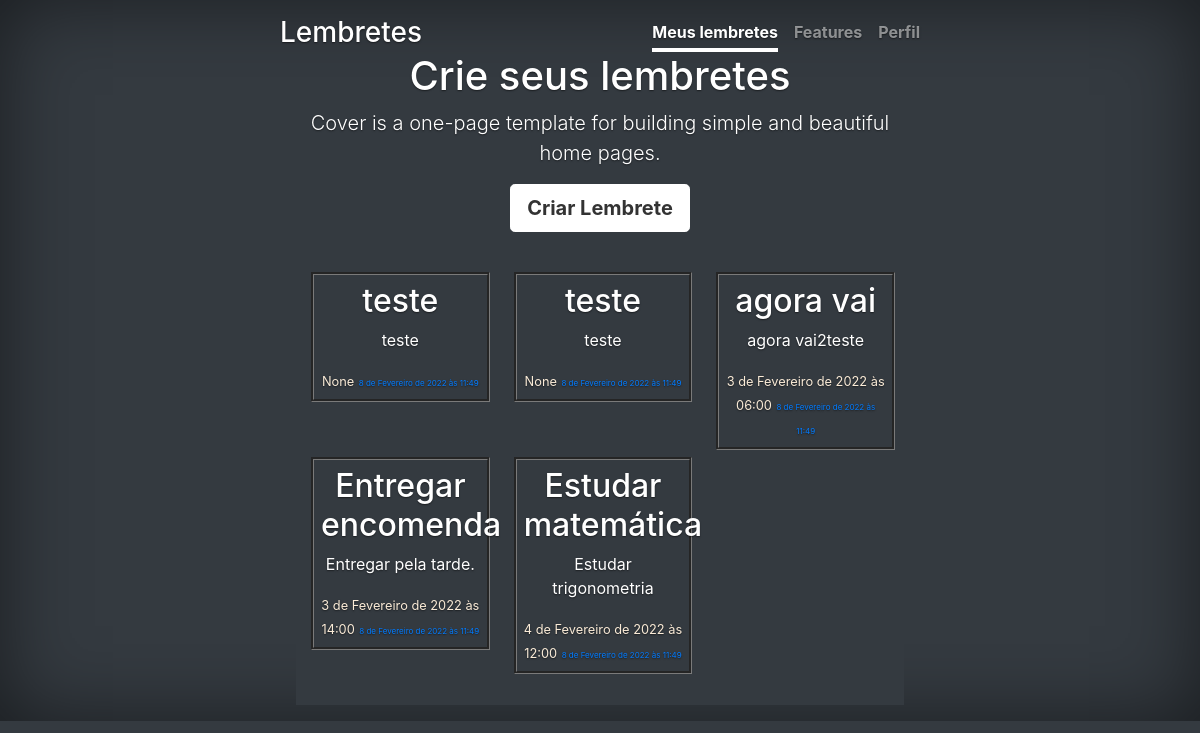
The app's page /, older data.
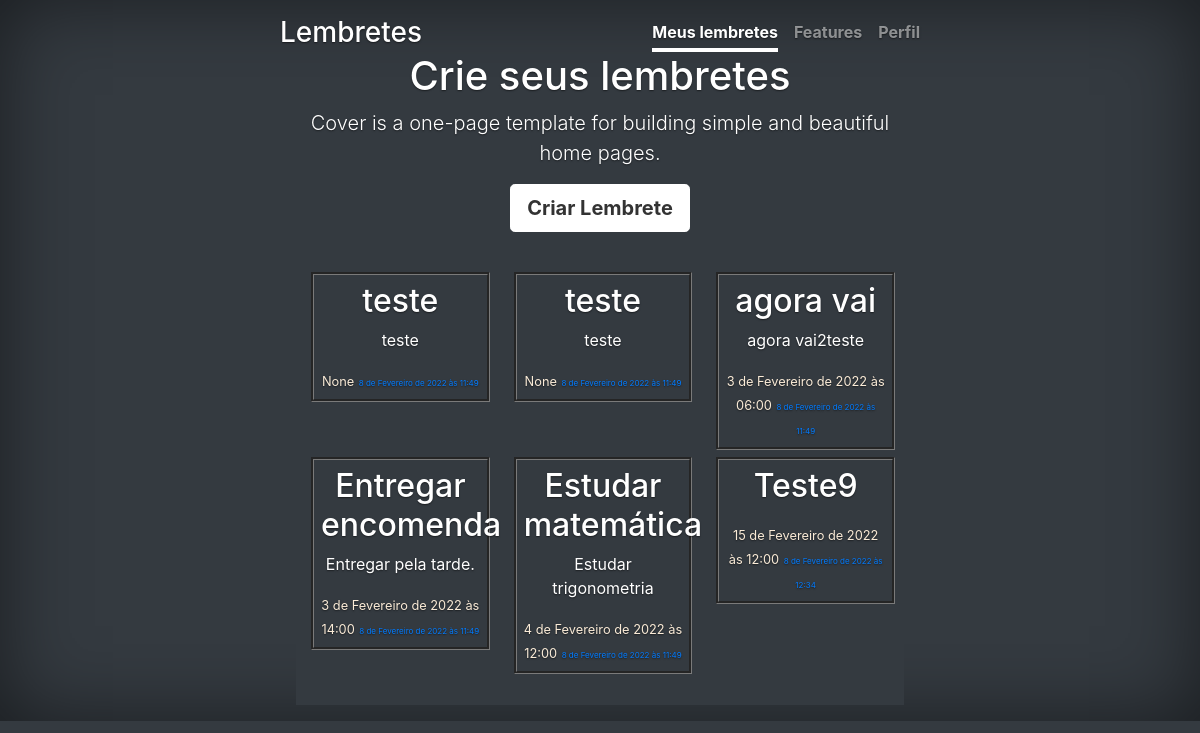
The same page, newer data.
### lembretes/models.py (models this page shows, shortened)
class Lembrete (models.Model):
    nome = models.CharField(max_length=180)
    descricao = models.CharField(verbose_name='Descrição',max_length=300, blank=True)
    data_lembrete = models.DateTimeField(verbose_name='Data do Lembrete', null=True)
    data_criacao = models.DateTimeField('Data de Criação', auto_now_add=True, null=True, editable=False)
    file = models.FileField(upload_to="media/", null=True, blank=True)
    concluido = models.BooleanField('Concluído',default=False)
    usuario = models.ForeignKey(User,on_delete=models.CASCADE, null=True)
    class Meta:
        db_table = 'lembrete'

### lembretes/views.py (the view)
# urls.py: 2. Add a URL to urlpatterns:  path('', views.home, name='home')
def home(request):
    lembrete = Lembrete.objects.all()
    lembrete = {
        'lembrete': lembrete
    }
    return render(request, "home.html", lembrete)

### lembretes/templates/home.html (shortened to what this page needs)
{% load static %}
<!DOCTYPE html>
<html lang="pt-BR">
  <head>
    <link href="https://cdn.jsdelivr.net/npm/bootstrap@5.1.3/dist/css/bootstrap.min.css" rel="stylesheet">
<link href="/docs/5.1/dist/css/bootstrap.min.css" rel="stylesheet">
    <link href="{% static './css/cover.css' %}" rel="stylesheet">
    <link href="{% static './css/style.css' %}" rel="stylesheet">
  </head>
  <body class="d-flex h-100 text-center text-white bg-dark">
    <div class="cover-container d-flex w-100 h-100 p-3 mx-auto flex-column">
      <header class="mb-auto">
        <div>
          <h3 class="float-md-start mb-0">Lembretes</h3>
          <nav class="nav nav-masthead justify-content-center float-md-end">
            <a class="nav-link active" aria-current="page" href="{%url 'home'%}">Meus lembretes</a>
            <a class="nav-link" href="#">Features</a>
            <a class="nav-link" href="{%url 'perfil'%}">Perfil</a>
          </nav>
        </div>
      </header>
        <main class="px-3">
          <h1>Crie seus lembretes</h1>
          <p class="lead">Cover is a one-page template for building simple and beautiful home pages.</p>
          <p class="lead">
          <a href="#" class="btn btn-lg btn-secondary fw-bold border-white bg-white">Criar Lembrete</a>
          </p>
          <div class="album py-4 bg-dark">
            <div class="container-fluid">
              <div class="row">
                {% for i in lembrete %}
                  <div class="col-md-4">
                    <div class="conteudo-lembrete">
                      <h2 class="titulo-lembrete">{{i.nome}}</h2>
                      <p class="descricao-lembrete">{{i.descricao}}</p>
                      <a class="data-lembrete">{{i.data_lembrete}}</a>
                      <a class="data-criacao">{{i.data_criacao}}</a>
                    </div>
                  </div>
                {% endfor %}
              </div>
            </div>
          </div>
        </main>
  </body>
</html>

### static/css/cover.css (style rules this page uses)
.btn-secondary, .btn-secondary:hover, .btn-secondary:focus { color: #333; text-shadow: none; }
body { text-shadow: 0 .05rem .1rem rgba(0, 0, 0, .5); box-shadow: inset 0 0 5rem rgba(0, 0, 0, .5); }
.cover-container { max-width: 42em; }
.nav-masthead .nav-link { padding: .25rem 0; font-weight: 700; color: rgba(255, 255, 255, .5); background-color: transparent; border-bottom: .25rem solid transparent; }
.nav-masthead .nav-link + .nav-link { margin-left: 1rem; }
.nav-masthead .active { color: #fff; border-bottom-color: #fff; }

### static/css/style.css (style rules this page uses)
.conteudo-lembrete { padding: 7px; margin-bottom: 7px; margin-left: 0px; margin-right: -6px; border-style: groove; border-color: rgb(122, 122, 122); justify-content: center; align-items: center; }
.descricao-lembrete { text-decoration: none; font-size: 1rem; }
.data-lembrete { text-decoration: none; color: antiquewhite; font-size: 0.8rem; }
.data-criacao { font-size: 0.5rem; text-decoration: none; }

Row changes from the older to the newer data that the page shows:
added Lembrete: nome "Teste9", data_lembrete "15 de Fevereiro de 2022 às 12:00", data_criacao "8 de Fevereiro de 2022 às 12:34"
